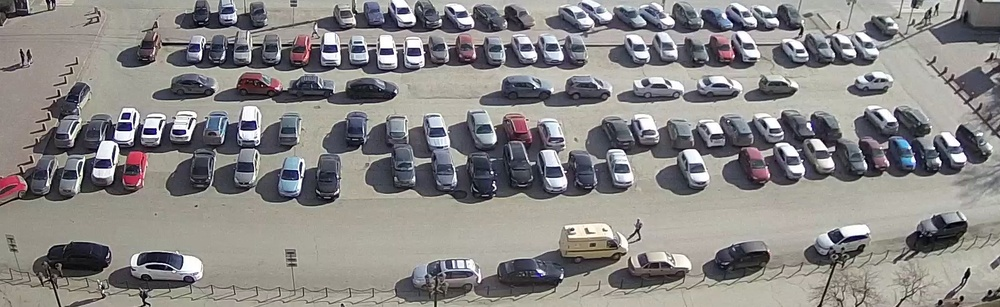
#> input picture frame.jpg, 1000 x 307 px, shrunk from 1881 x 578 before the run
$ jupyter execute parking_pipeline.ipynb
#> lines starting #> are read from the running program, lines starting #| are printed output that depends on the picture
[cell 1]
import cv2
import numpy as np
import matplotlib.pyplot as plt

[cell 2]
img = cv2.imread('frame.jpg')
#> img is the input picture: shape (307, 1000, 3); mean B, G, R 132.9, 134.1, 136.6
print(img.shape)
#| (307, 1000, 3)
h, w = img.shape[0], img.shape[1]
#> h = 307; w = 1000
print(w)
#| 1000
fig = plt.figure(figsize=(20, 8))
img = img[int(h*0.495):int(h*0.875), int(w*0.15):int(w*0.85)]
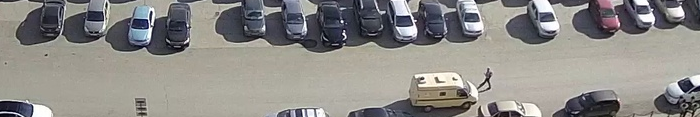
#> img: shape (117, 700, 3); mean B, G, R 135.5, 139.1, 141.3
ax = fig.add_subplot()
ax.imshow(img)

plt.show()
